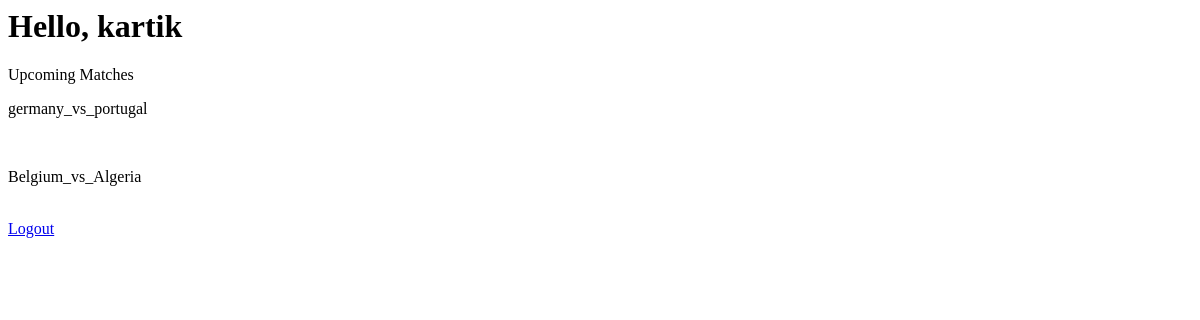
Before: / (signed in) with the older database file.
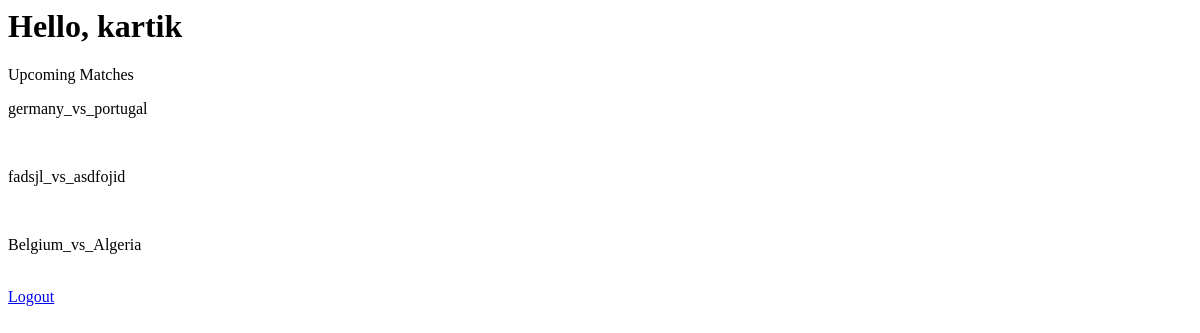
After: the same page with the newer database file.
### match/models.py (models this page shows)
class Match(models.Model):
    team1 = models.CharField(max_length=32)
    team2 = models.CharField(max_length=32)
    def __unicode__(self):
        return (self.team1+"_vs_"+ self.team2)
    date_time = models.DateTimeField("Match Date_time")

### better/views.py (the view)
# urls.py: url(r'^$', 'better.views.home', name='home'),
def home(request):
	upcoming_match_list = Match.objects.order_by('date_time')
	if request.user.is_authenticated():
		current_user= request.user
		return render(request,'users/welcome.html',{'current_user':current_user,'upcoming_match_list':upcoming_match_list})
	else:
		return render(request,'index.html',{'upcoming_match_list':upcoming_match_list})

### templates/users/welcome.html
<h1>Hello, {{ current_user }}</h1>
<p>Upcoming Matches</p>
{% for mch in upcoming_match_list %}
    <p>{{mch}}</p><br>
{% endfor %}
<a href="/logout">Logout</a>

Changed rows visible on the page:
added Match: team1+team2 "fadsjl_vs_asdfojid"
